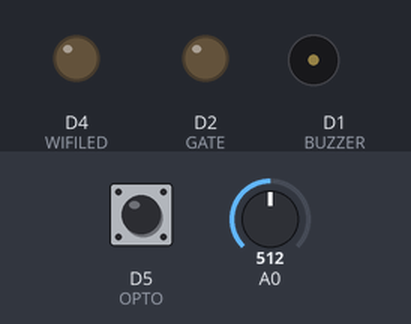
This program was run on a simulated ESP8266 (NodeMCU). On the bench: output pins drawn as LEDs (lit = HIGH), buzzer (waves = sounding). Inputs (shaded band) come from the test bench; at power-on: D5 (OPTO) HIGH, A0 = 512. WiFi joins after 1.5 s; servers stay silent unless stated.

Above: at 2.7 s.
2.8 s: D5 (OPTO) pulled LOW for 0.15 s
At 4.0 s:
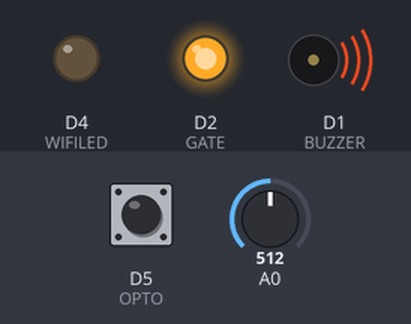
7.4 s: D5 (OPTO) pulled LOW for 1 s
At 8.5 s:
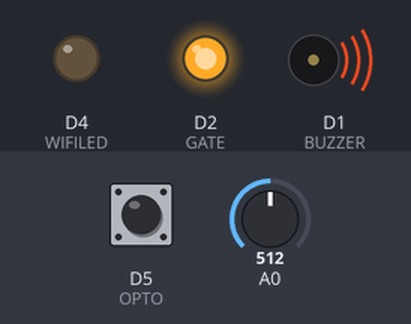
11.4 s: D5 (OPTO) pulled LOW for 3.2 s
Timing chart, 0 to 18.6 s (numbered marks = the images above; inputs shaded):
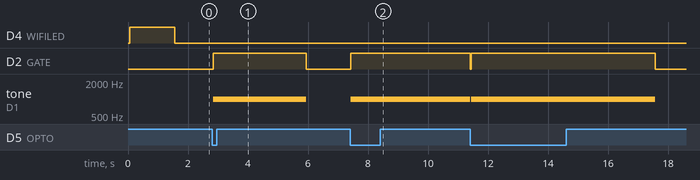

Measured:
- after the input at 2.8 s, D2 (GATE): LOW → HIGH at once, → LOW 3.1 s later; tone on D1 (BUZZER): silent → 1000 Hz at once, → silent 3.1 s later
- after the input at 7.4 s, D2 (GATE): LOW → HIGH at once; tone on D1 (BUZZER): silent → 1000 Hz at once

The program:

main.cpp
```cpp
#include <Arduino.h>
#include <SPI.h>
#include <MFRC522.h>
#include <ESP8266WiFi.h>
#include <WiFiUdp.h>

#define RST_PIN D0 // Czujnik RFID
#define SS_PIN  D8 // Czujnik RFID

#define BUZZER D1  // Sygnalizacja otwarcia furki
#define ADDBUTTON D3 // Dodanie urządenia do serwera
#define WIFILED D4 // Sygnalizcja podłączenia do wifi

#define GATE D2    // Furtka
#define OPTO D5    // Domofon

// Połączenie z siecą WiFi
const char* ssid = "Tenda";
const char* password = "1RKKHAPIEJ";

// Czas otwarcia furtki
unsigned long presetTime = 0;
unsigned long startTime = 0;
unsigned long timeOpenGate = 3000;

// Czas do testu działania rfid
unsigned long timeReset = 3000;
unsigned long startResetTime = 60000;

// Czas na dodanie tagu
unsigned long startAdd = 0;
unsigned long endAdd = 10000;


// Ustawienie jasności
int light = 900;

// Port oraz ip uC
unsigned int localUdpPort = 3984;
WiFiUDP UDP;

// Odpbieranie oraz wysyłani danych
char dataPackage[255];
char buff[30];
int paczkaDanych;
String date;

// Port oraz ip do komunikacji
IPAddress serwerIP(192,168,0,124);
int serwerPort = 6785;

// Logika
bool openGate = false;
bool zgoda = false;

// Czujnik RFID
MFRC522 rfid(SS_PIN, RST_PIN);
String UID = "";


void access(IPAddress serwerIP, int serwerPort);        // Funkcja otwierająca furtkę oraz sprawdzająca jasność oświetlenia słonecznego
void accessDenied();  // Funkcja dająca sygnał dzwiękowy o braku możliwości otwarcia
void sendUID(String UID, IPAddress serwerIP, int serwerPort); // Wysłanie UID do serwera
String readUID(); // Odczytanie UID z breloka/karty


void setup() {

  // Inicjalizacja wejść/wyjść
  pinMode(GATE,OUTPUT);
  pinMode(BUZZER,OUTPUT);
  pinMode(WIFILED,OUTPUT);
  pinMode(OPTO,INPUT_PULLUP);
  digitalWrite(WIFILED,LOW);
  pinMode(ADDBUTTON,INPUT_PULLUP);

  // Uruchomienie czujnika RFID, magistarali SPI, wifi, oraz protokołu UDP
  SPI.begin();
  rfid.PCD_Init();
  WiFi.begin(ssid, password);
  UDP.begin(localUdpPort);
  digitalWrite(WIFILED,HIGH);

  while(WiFi.status() != WL_CONNECTED) delay(1);
}

void loop() {
  // Sygnalizacja podłączenia wifis
  if(WiFi.status() == WL_CONNECTED){digitalWrite(WIFILED,LOW);}
  else digitalWrite(WIFILED,HIGH);

  // Otwarcie furtki poprzez domofon
  if(digitalRead(OPTO) == LOW){
    delay(20);
    if(digitalRead(OPTO) == LOW) access(serwerIP, serwerPort);
  }

  // Odebranie danych
  paczkaDanych = UDP.parsePacket();
  if(paczkaDanych){
    int len = UDP.read(dataPackage, 255);
    if (len > 0) dataPackage[len] = 0;
      date = dataPackage;
      Serial.print(date);

      // Dodanie urządzneia
    if (date == "password_rfid" && digitalRead(ADDBUTTON) == HIGH) {
        UDP.beginPacket(UDP.remoteIP(), UDP.remotePort());
        UDP.write("respond_rfid");
        UDP.endPacket();
        serwerIP = UDP.remoteIP();
      }
     // Otwarcie furtki poprzez wifi
    else if(date == "access") access(serwerIP, serwerPort);
    else if(date == "access-denied") accessDenied();
    else if(date == "add-tag"){
      startAdd = millis();
      while(true){
        if(rfid.PICC_IsNewCardPresent()){
          UID = readUID();
          Serial.print(UID);
          Serial.println('\n');
          if(UID != ""){
            sendUID(UID,UDP.remoteIP(),UDP.remotePort());
            UID = "";
            break;
          }
        }
        presetTime = millis();
        if (presetTime - startAdd >= endAdd ) break;
      }
    }
  }

  // Otwarcie furtki poprzez kartę rfid
  else if(rfid.PICC_IsNewCardPresent()){
    // Wysłanie UID do serwera
    UID = readUID();
    if(UID != ""){
      sendUID(UID,serwerIP,serwerPort);
    }
    UID = "";
  }

  // Odmierzanie czasu do zamknięcia furtki
  presetTime = millis();
  if(presetTime - startTime >= timeOpenGate && openGate){
    noTone(BUZZER);
    digitalWrite(GATE,LOW);
    openGate = false;
  }
  // Odmierzanie czasu do testu działania czytnika rfid
  if(presetTime - startResetTime >= timeReset){
    rfid.PCD_PerformSelfTest();
    rfid.PCD_Init();
    startResetTime = millis();
  }
}

void access(IPAddress serwerIP, int serwerPort){
    if(analogRead(A0)<light){
      UDP.beginPacket(serwerIP, serwerPort);
      UDP.write("RFID");
      UDP.endPacket();
    }
    digitalWrite(GATE,HIGH);
    tone(BUZZER,1000);
    openGate = true;
    startTime = millis();
}

void accessDenied(){
  for(int i = 0; i<4;i++){
  tone(BUZZER,1000);
  delay(200);
  noTone(BUZZER);
  delay(200);
  }
}

String readUID(){
  if (rfid.PICC_ReadCardSerial()) {
    for (byte i = 0; i<rfid.uid.size; i++){
      UID = UID + rfid.uid.uidByte[i];
    }
    rfid.PICC_HaltA();
  }
  Serial.print(UID);
  Serial.println('\n');
  return UID;
}

void sendUID(String UID, IPAddress serwerIP, int serwerPort){
  UDP.beginPacket(serwerIP, serwerPort);
  UID.toCharArray(buff,30);
  UDP.write(buff);
  UDP.endPacket();
}
```
